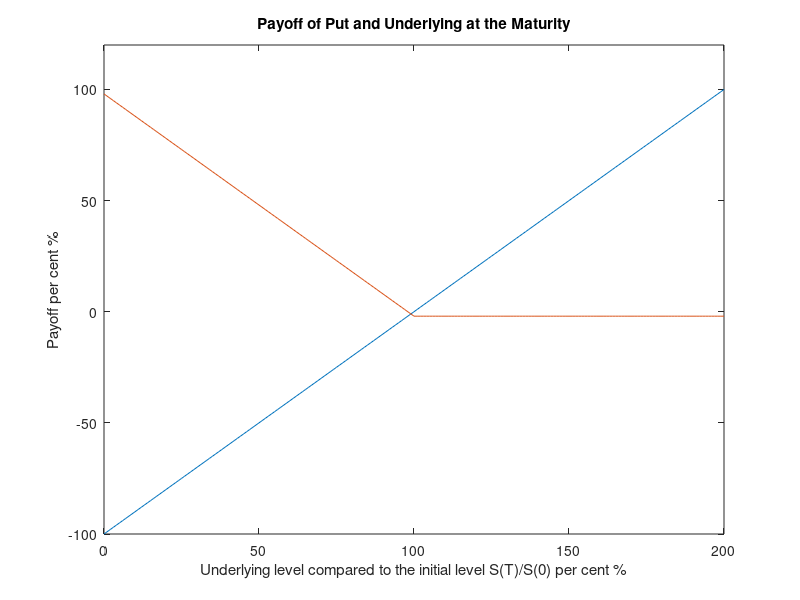
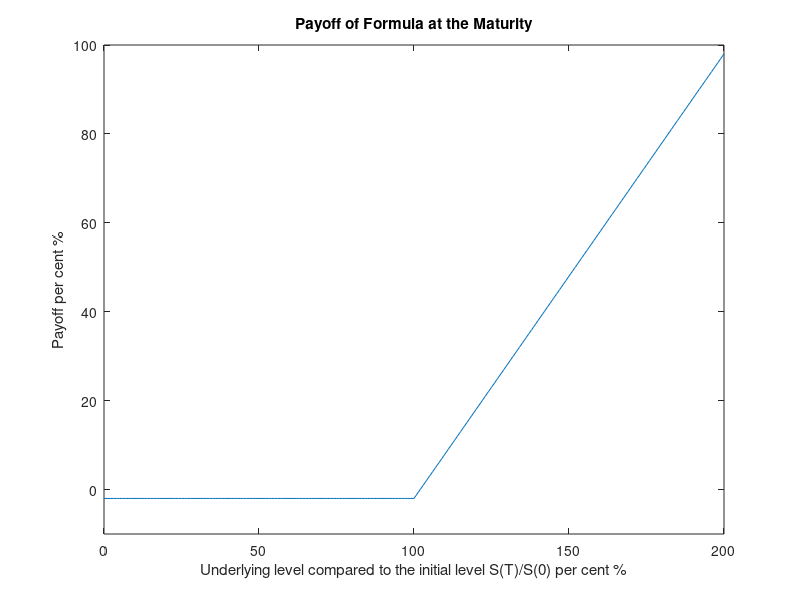
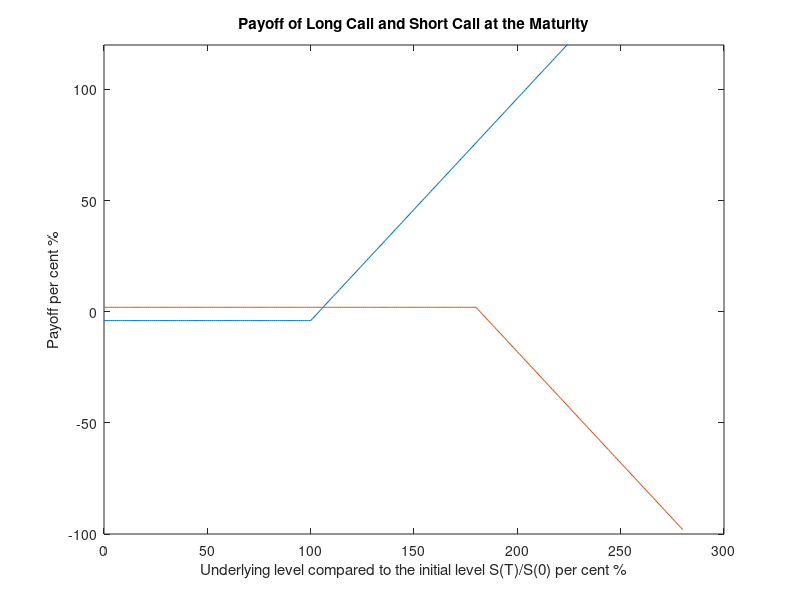
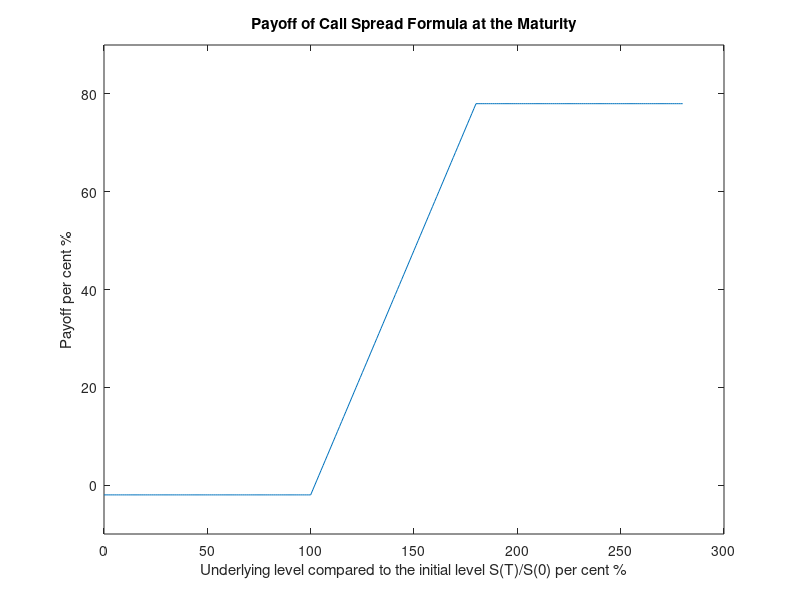

Recreate these plots in MATLAB, in order.
% Graph
%% Call put parity
K_P = 100;
S = 0:200;
Payoff_S = S - 100;
Payoff_P = max(K_P - S,0)-2;
Payoff_Sum = Payoff_S + Payoff_P;
figure
plot(S, Payoff_S, S, Payoff_P);

ylim([-100 120])
title("Payoff of Put and Underlying at the Maturity")
xlabel('Underlying level compared to the initial level S(T)/S(0) per cent %')
ylabel('Payoff per cent %')

figure
plot(S, Payoff_Sum);

ylim([-10 100])
title("Payoff of Formula at the Maturity")
xlabel('Underlying level compared to the initial level S(T)/S(0) per cent %')
ylabel('Payoff per cent %')

%% Call spread
KL = 100;
KS = 180;
S = 0:280;
Payoff_LC = max( S - KL, 0)-4;
Payoff_SC = - max( S - KS, 0)+2;
Payoff = max(S - KL,0) - max( S - KS, 0)-2;
figure
plot(S, Payoff_LC, S, Payoff_SC)
ylim([-100 120])
title("Payoff of Long Call and Short Call at the Maturity")
xlabel('Underlying level compared to the initial level S(T)/S(0) per cent %')
ylabel('Payoff per cent %')

figure
plot(S, Payoff)
ylim([-10 90])
title("Payoff of Call Spread Formula at the Maturity")
xlabel('Underlying level compared to the initial level S(T)/S(0) per cent %')
ylabel('Payoff per cent %')

%% Market senario
B = 70-100;
Dates = 0:6;
AutocallDates = 0:2:6;
Senario1 = [100,96.2828670069228,67.7179641274161,48.6622417399317,46.6310088697741,50.7006606141825,46.9042931261169]-100;
figure
scatter(AutocallDates,Senario1(AutocallDates+1))
hold on
scatter(6,B,'d','filled');
hold on 
scatter(6,Senario1(7),'filled')
hold on
plot(Dates, Senario1)
title("Unfavorable Scenario")
xlabel('Dates')
ylabel('Underlying Performance %')
legend('Underlying level at observation dates','Protection Barrier','Underlying level at maturity','Underlying Prices')
grid on
%%
Senario2 = [100,87.8477291335618,80.0968057411964,64.9334611762712,63.3257908766159,74.5617233001950,71.7427413172931]-100;
figure
scatter(AutocallDates,Senario2(AutocallDates+1))
hold on
scatter(6,B,'d','filled');
hold on 
scatter(6,Senario2(7),'filled')
hold on
plot(Dates, Senario2)
hold on
scatter(6,0,'filled','s')
title("Neutral Scenario")
xlabel('Dates')
ylabel('Underlying Performance %')
legend('Underlying level at observation dates','Protection Barrier','Underlying level at maturity','Underlying Prices','Final NAV')
grid on

%%
Dates3 = 0:2:2;
Dates4 = 0:2:4;
Dates5 = 0:2:6;
Senario3 = [100,106.020603623751,110.291259393961,115.241436745826,116.436462293347,105.675489805577,97.5318388273930] -100;
Senario4 = [100,94.5961129645177,68.7195290221533,81.7664045953572,101.461587379134,139.269240450019,123.269002433028] -100;
Senario5 = [100,102.374654165728,99.5068168778265,80.8962504228438,76.9312969393716,88.6085795767641,101.371465965869] -100;
Coupon = AutocallDates*7.75;
figure
scatter(2,Senario3(3),'r');
hold on
scatter([2 4],Senario4(3:2:5),'g');
hold on
scatter([2 4 6],Senario5(3:2:7),'b');
hold on

plot(0:2,Senario3(1:3),0:4,Senario4(1:5),0:6,Senario5(1:7));

hold on

scatter(2:2:6,7.75*[2 4 6],'s','filled')
hold on

legend('Prices at observation dates 2y','Prices at observation dates 4y','Prices at observation dates 6y','Underlying prices 2y','Underlying prices 4y','Underlying prices 6y','Final Coupon' )
title("Favorable Scenario")
xlabel('Dates')
ylabel('Underlying Performance %')
%legend('Underlying level at observation dates','Underlying Prices','','Protection Barrier',)
grid on
